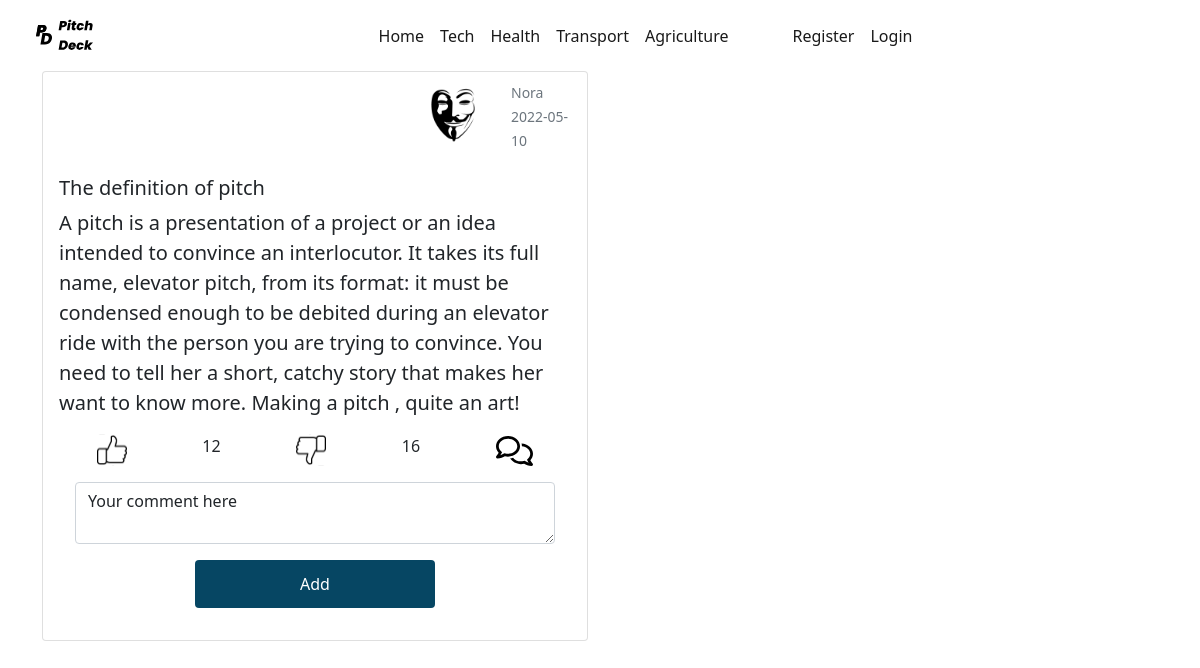
/comments/1, run on an earlier commit of the app's database.
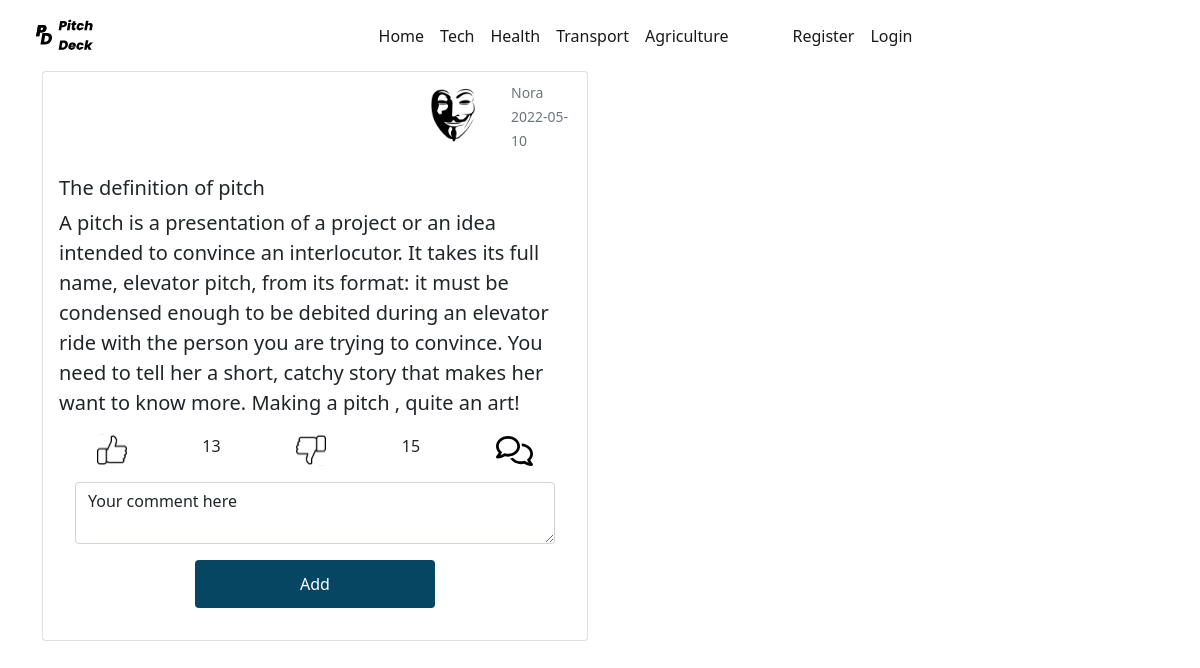
And on a later commit of the database.
### app/models.py (models this page shows, shortened)
class Pitch(db.Model):
    id = db.Column(db.Integer, primary_key=True)
    title = db.Column(db.String, nullable=False)
    content = db.Column(db.String, nullable=False)
    likes= db.Column(db.Integer, nullable=False,default=0)
    dislikes= db.Column(db.Integer, nullable=False,default=0)
    comments= db.Column(db.String, )
    category= db.Column(db.String)
    date_created = db.Column(db.Date, nullable=False, default=datetime.utcnow)
    user_id = db.Column(db.Integer, db.ForeignKey('user.id'), nullable=False)

### app/routes.py (the view)
@app.route('/comments/<id>',methods=['POST', 'GET'])
def comments(id):
    form = CommentsForm()
    pitch = Pitch.query.filter_by(id=id).first()
    form.content.data = "Your comment here"
    return render_template('comments.html', form=form , pitch=pitch)

### app/forms.py
class CommentsForm(FlaskForm):
    content=TextAreaField('Content', validators=[DataRequired()])
    submit = SubmitField('Add')

### app/templates/comments.html (shortened to what this page needs)
{% extends 'layout.html' %}
{% block body %}
<div class="container">
    <div class="row row-cols-1 row-cols-md-2 g-4">
      <div class="col ">
        <div class="card">
            <div class="row  p-2">
                <div class="col-md-8"></div>
              <div class="col-md-2">
                  <img src="{{url_for('static', filename='/profiles/'+pitch.author.profile)}}" class="img-thumbnail img-fluid border border-white" alt="Profile picture" >
              </div>
              <div class="col-md-2 mx-auto mt-auto mb-auto text-muted">
                  <small>{{pitch.author.username}}</small>
                  <br>
                  <small>{{pitch.date_created}}</small>
              </div>
            </div>
          <div class="card-body">
            <h5 class="card-title">{{pitch.title}}</h5>
            <p class="card-text lead">{{pitch.content}}</p>
            <div class="d-flex justify-content-around">
              <img src="{{url_for('static',filename='/assets/like.svg')}}" alt="">{{pitch.likes}}
              <img src="{{url_for('static',filename='/assets/unlike.svg')}}"  alt="">{{pitch.dislikes}}
              <a  data-bs-toggle="collapse" href="#comments{{pitch.id}}" class="lead text-decoration-none">
                <img src="{{url_for('static',filename='/assets/comment.svg')}}" height="30" alt="">
              </a>
            </div>
            <div id="comments{{pitch.id}}">
              <div class="m-3">
                <form action="" method="post">
                  <div class="form-group">
                          {% if form.content.errors %}
                          {{form.content(class='form-control is-invalid')}}
                              {% for error in form.email.errors %}
                                  <div class="invalid-feedback">
                                      {{error}}
                                  </div>
                              {% endfor %}
                      {% else %}
                          {{form.content(class='form-control')}}
                      {% endif %}
                  </div>
                  <div class="text-center mt-3">
                    {{form.submit(class='btn btn-outline')}}
                </div>
              </div>
            </div>
          </div>
        </div>
      </div>
</div>
{% endblock %}

What changed in the data, as far as the page shows it:
changed Pitch "The definition of pitch": likes "12" → "13"; dislikes "16" → "15"
